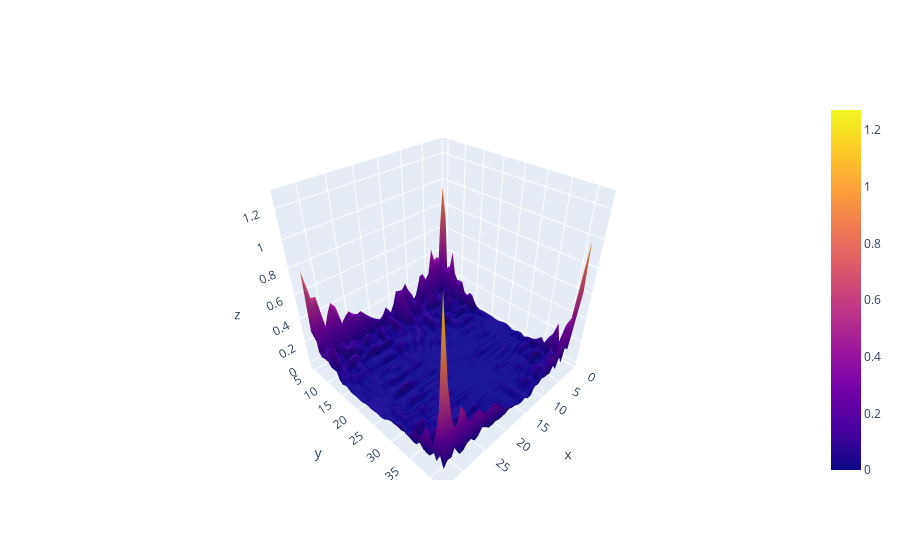

Notebook code cell kept with this figure:
### Code cell
# Saving ith segment as a textfile.
iSegment = 0
zfilename = Segmentname+'_z_values.csv'; print(zfilename)
xfilename = Segmentname+'_x_values.csv'; print(xfilename)
yfilename = Segmentname+'_y_values.csv'; print(yfilename)
Z2filename = Segmentname+'_Z2_values.csv'; print(Z2filename)
print(np.shape(zgridtot))
print(np.shape(Z2flat_list[iSegment]))



myxgridtot = xgridtot[iSegment,0,:]
myygridtot = ygridtot[iSegment,:,0]
myzgridtot = zgridtot[iSegment,:,:]
myZ2flat = Z2flat_list[iSegment]

nxy = np.shape(myzgridtot)
ny = nxy[0]
nx = nxy[1]
print(nxy)


myZ2 = np.reshape(myZ2flat, (ny-1,nx-1)) # Z2 is 1 shorter in either dimension


print(np.shape(myZ2))
np.savetxt(zfilename, myzgridtot, delimiter = ',')
np.savetxt(xfilename, myxgridtot, delimiter = ',')
np.savetxt(yfilename, myygridtot, delimiter = ',')
np.savetxt(Z2filename, Z2flat_list[iSegment], delimiter = ',')

fig = go.Figure(data = go.Surface(x = myxgridtot[1:], y = myygridtot[1:], z = myZ2))
fig.update_layout(scene = dict(
        xaxis_title = 'x',
        yaxis_title = 'y',
        zaxis_title = 'z'))

### Figure 1 — Plotly figure (JSON) as saved in the notebook; plotly's stock layout.template omitted (floating-point values rounded to 4 significant figures; data arrays with more than 128 entries replaced by an {"elided": "..."} marker saying what was removed)
{"data": [{"type": "surface", "x": [0.7481, 1.575, 2.402, 3.229, 4.055, 4.882, 5.709, 6.536, 7.363, 8.19, 9.016, 9.843, 10.67, 11.5, 12.32, 13.15, 13.98, 14.8, 15.63, 16.46, 17.28, 18.11, 18.94, 19.77, 20.59, 21.42, 22.25, 23.07, 23.9, 24.73, 25.55, 26.38, 27.21, 28.03, 28.86, 29.69, 30.51, 31.34, 32.17, 32.99], "y": [4.657, 5.483, 6.31, 7.137, 7.964, 8.791, 9.618, 10.44, 11.27, 12.1, 12.92, 13.75, 14.58, 15.41, 16.23, 17.06, 17.89, 18.71, 19.54, 20.37, 21.19, 22.02, 22.85, 23.67, 24.5, 25.33, 26.15, 26.98, 27.81, 28.63, 29.46, 30.29, 31.11, 31.94, 32.77, 33.6, 34.42, 35.25, 36.08, 36.9, 37.73, 38.56, 39.38, 40.21, 41.04, 41.86], "z": {"elided": "46x40 float values"}}], "layout": {"scene": {"xaxis": {"title": {"text": "x"}}, "yaxis": {"title": {"text": "y"}}, "zaxis": {"title": {"text": "z"}}}}}
